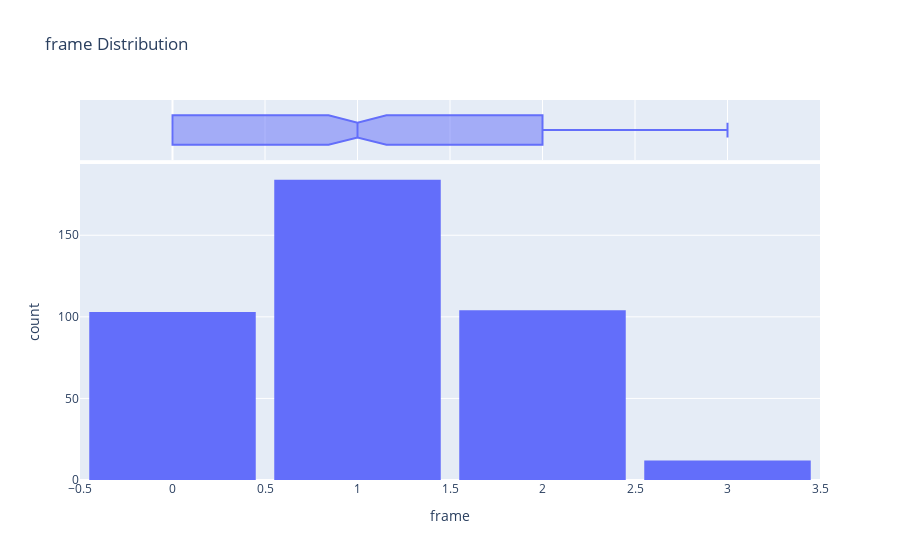

Source (notebook cell):
### Code cell
#a normal distribution for the frame - body type
fig = px.histogram(df_raw, x='frame', marginal='box', nbins=4, title='frame Distribution')
fig.update_layout(bargap=0.1)
fig.show()

### Figure 1 — Plotly figure (JSON) as saved in the notebook; plotly's stock layout.template omitted (floating-point values rounded to 4 significant figures; data arrays with more than 128 entries replaced by an {"elided": "..."} marker saying what was removed)
{"data": [{"alignmentgroup": "True", "bingroup": "x", "hovertemplate": "frame=%{x}<br>count=%{y}<extra></extra>", "legendgroup": "", "marker": {"color": "#636efa"}, "name": "", "nbinsx": 4, "offsetgroup": "", "orientation": "v", "showlegend": false, "type": "histogram", "x": {"elided": "403 int values"}, "xaxis": "x", "yaxis": "y"}, {"alignmentgroup": "True", "hovertemplate": "frame=%{x}<extra></extra>", "legendgroup": "", "marker": {"color": "#636efa"}, "name": "", "notched": true, "offsetgroup": "", "showlegend": false, "type": "box", "x": {"elided": "403 int values"}, "xaxis": "x2", "yaxis": "y2"}], "layout": {"bargap": 0.1, "barmode": "relative", "legend": {"tracegroupgap": 0}, "title": {"text": "frame Distribution"}, "xaxis": {"anchor": "y", "domain": [0, 1], "title": {"text": "frame"}}, "xaxis2": {"anchor": "y2", "domain": [0, 1], "matches": "x", "showgrid": true, "showticklabels": false}, "yaxis": {"anchor": "x", "domain": [0, 0.8316], "title": {"text": "count"}}, "yaxis2": {"anchor": "x2", "domain": [0.8416, 1], "matches": "y2", "showgrid": false, "showline": false, "showticklabels": false, "ticks": ""}}}
